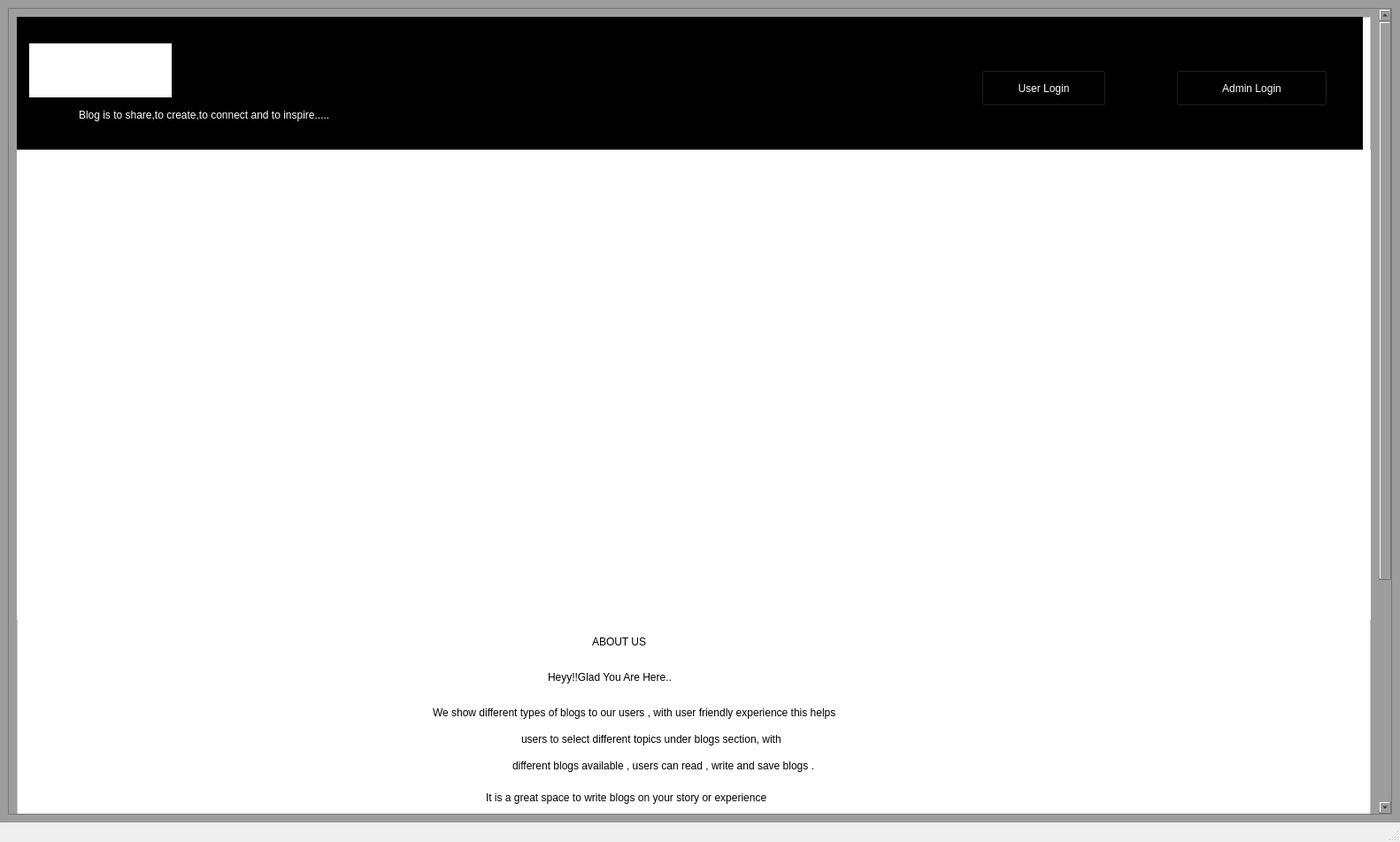
<?xml version="1.0" encoding="UTF-8"?>
<ui version="4.0">
 <class>MainWindow</class>
 <widget class="QMainWindow" name="MainWindow">
  <property name="geometry">
   <rect>
    <x>0</x>
    <y>0</y>
    <width>1582</width>
    <height>951</height>
   </rect>
  </property>
  <property name="windowTitle">
   <string>MainWindow</string>
  </property>
  <widget class="QWidget" name="centralwidget">
   <property name="styleSheet">
    <string notr="true">background-color: rgb(157, 157, 157);</string>
   </property>
   <layout class="QVBoxLayout" name="verticalLayout">
    <item>
     <widget class="QScrollArea" name="scrollArea">
      <property name="widgetResizable">
       <bool>true</bool>
      </property>
      <widget class="QWidget" name="scrollAreaWidgetContents">
       <property name="geometry">
        <rect>
         <x>0</x>
         <y>-362</y>
         <width>1541</width>
         <height>1268</height>
        </rect>
       </property>
       <layout class="QVBoxLayout" name="verticalLayout_2">
        <item>
         <widget class="QFrame" name="frame">
          <property name="minimumSize">
           <size>
            <width>0</width>
            <height>1250</height>
           </size>
          </property>
          <property name="styleSheet">
           <string notr="true">background-color: rgb(255, 255, 255);</string>
          </property>
          <property name="frameShape">
           <enum>QFrame::StyledPanel</enum>
          </property>
          <property name="frameShadow">
           <enum>QFrame::Raised</enum>
          </property>
          <widget class="QLabel" name="label">
           <property name="geometry">
            <rect>
             <x>0</x>
             <y>0</y>
             <width>1521</width>
             <height>151</height>
            </rect>
           </property>
           <property name="styleSheet">
            <string notr="true">background-color: rgb(0, 0, 0);</string>
           </property>
           <property name="text">
            <string/>
           </property>
          </widget>
          <widget class="QLabel" name="label_2">
           <property name="geometry">
            <rect>
             <x>0</x>
             <y>150</y>
             <width>1531</width>
             <height>531</height>
            </rect>
           </property>
           <property name="text">
            <string/>
           </property>
           <property name="pixmap">
            <pixmap>C:/Users/91810/Pictures/Screenshots/newww.png</pixmap>
           </property>
          </widget>
          <widget class="QLabel" name="label_3">
           <property name="geometry">
            <rect>
             <x>650</x>
             <y>690</y>
             <width>201</width>
             <height>31</height>
            </rect>
           </property>
           <property name="styleSheet">
            <string notr="true">font: 18pt &quot;Cooper Black&quot;;</string>
           </property>
           <property name="text">
            <string>ABOUT US</string>
           </property>
          </widget>
          <widget class="QLabel" name="label_4">
           <property name="geometry">
            <rect>
             <x>470</x>
             <y>770</y>
             <width>731</width>
             <height>31</height>
            </rect>
           </property>
           <property name="styleSheet">
            <string notr="true">font: 75 italic 12pt &quot;Calibri&quot;;</string>
           </property>
           <property name="text">
            <string>We show different types of blogs to our users , with user friendly experience this helps</string>
           </property>
          </widget>
          <widget class="QLabel" name="label_5">
           <property name="geometry">
            <rect>
             <x>570</x>
             <y>800</y>
             <width>461</width>
             <height>31</height>
            </rect>
           </property>
           <property name="styleSheet">
            <string notr="true">font: 75 italic 12pt &quot;Calibri&quot;;</string>
           </property>
           <property name="text">
            <string>users to select different topics under blogs section, with</string>
           </property>
          </widget>
          <widget class="QLabel" name="label_6">
           <property name="geometry">
            <rect>
             <x>560</x>
             <y>830</y>
             <width>541</width>
             <height>31</height>
            </rect>
           </property>
           <property name="styleSheet">
            <string notr="true">font: 75 italic 12pt &quot;Calibri&quot;;</string>
           </property>
           <property name="text">
            <string>different blogs available , users can read , write and save blogs .</string>
           </property>
          </widget>
          <widget class="QLabel" name="label_7">
           <property name="geometry">
            <rect>
             <x>520</x>
             <y>930</y>
             <width>811</width>
             <height>31</height>
            </rect>
           </property>
           <property name="styleSheet">
            <string notr="true">font: 75 italic 12pt &quot;Calibri&quot;;</string>
           </property>
           <property name="text">
            <string>If you have any complaints about the content or the language you can contact</string>
           </property>
          </widget>
          <widget class="QLabel" name="label_8">
           <property name="geometry">
            <rect>
             <x>590</x>
             <y>960</y>
             <width>541</width>
             <height>31</height>
            </rect>
           </property>
           <property name="styleSheet">
            <string notr="true">font: 75 italic 12pt &quot;Calibri&quot;;</string>
           </property>
           <property name="text">
            <string>us on the following social media handles or mail us.</string>
           </property>
          </widget>
          <widget class="QLabel" name="label_9">
           <property name="geometry">
            <rect>
             <x>0</x>
             <y>1030</y>
             <width>1531</width>
             <height>221</height>
            </rect>
           </property>
           <property name="styleSheet">
            <string notr="true">background-color: rgb(0, 0, 0);</string>
           </property>
           <property name="text">
            <string/>
           </property>
          </widget>
          <widget class="QLabel" name="label_10">
           <property name="geometry">
            <rect>
             <x>670</x>
             <y>1040</y>
             <width>171</width>
             <height>31</height>
            </rect>
           </property>
           <property name="styleSheet">
            <string notr="true">font: 75 italic 18pt &quot;Calibri&quot;;
background-color: rgb(0, 0, 0);
color: rgb(255, 255, 255);</string>
           </property>
           <property name="text">
            <string>CONTACT US</string>
           </property>
          </widget>
          <widget class="QLabel" name="label_11">
           <property name="geometry">
            <rect>
             <x>60</x>
             <y>1080</y>
             <width>51</width>
             <height>31</height>
            </rect>
           </property>
           <property name="styleSheet">
            <string notr="true">font: 75 italic 18pt &quot;Calibri&quot;;
background-color: rgb(0, 0, 0);
color: rgb(255, 255, 255);</string>
           </property>
           <property name="text">
            <string/>
           </property>
           <property name="pixmap">
            <pixmap>C:/Users/91810/Pictures/Screenshots/twiter.png</pixmap>
           </property>
          </widget>
          <widget class="QLabel" name="label_12">
           <property name="geometry">
            <rect>
             <x>60</x>
             <y>1150</y>
             <width>61</width>
             <height>41</height>
            </rect>
           </property>
           <property name="styleSheet">
            <string notr="true">font: 75 italic 18pt &quot;Calibri&quot;;
background-color: rgb(0, 0, 0);
color: rgb(255, 255, 255);</string>
           </property>
           <property name="text">
            <string/>
           </property>
           <property name="pixmap">
            <pixmap>C:/Users/91810/Pictures/Screenshots/gmail.png</pixmap>
           </property>
          </widget>
          <widget class="QLabel" name="label_13">
           <property name="geometry">
            <rect>
             <x>1140</x>
             <y>1090</y>
             <width>51</width>
             <height>51</height>
            </rect>
           </property>
           <property name="styleSheet">
            <string notr="true">font: 75 italic 18pt &quot;Calibri&quot;;
background-color: rgb(0, 0, 0);
color: rgb(255, 255, 255);</string>
           </property>
           <property name="text">
            <string/>
           </property>
           <property name="pixmap">
            <pixmap>C:/Users/91810/Pictures/Screenshots/instaaa.png</pixmap>
           </property>
          </widget>
          <widget class="QLabel" name="label_14">
           <property name="geometry">
            <rect>
             <x>1140</x>
             <y>1160</y>
             <width>61</width>
             <height>51</height>
            </rect>
           </property>
           <property name="styleSheet">
            <string notr="true">font: 75 italic 18pt &quot;Calibri&quot;;
background-color: rgb(0, 0, 0);
color: rgb(255, 255, 255);</string>
           </property>
           <property name="text">
            <string/>
           </property>
           <property name="pixmap">
            <pixmap>C:/Users/91810/Pictures/Screenshots/whatsapp logooonew.png</pixmap>
           </property>
          </widget>
          <widget class="QLabel" name="label_15">
           <property name="geometry">
            <rect>
             <x>180</x>
             <y>1090</y>
             <width>171</width>
             <height>31</height>
            </rect>
           </property>
           <property name="styleSheet">
            <string notr="true">color: rgb(255, 255, 255);
background-color: rgb(0, 0, 0);
font: 75 11pt &quot;MS Shell Dlg 2&quot;;</string>
           </property>
           <property name="text">
            <string>@Blogpage</string>
           </property>
          </widget>
          <widget class="QLabel" name="label_16">
           <property name="geometry">
            <rect>
             <x>180</x>
             <y>1160</y>
             <width>171</width>
             <height>31</height>
            </rect>
           </property>
           <property name="styleSheet">
            <string notr="true">color: rgb(255, 255, 255);
background-color: rgb(0, 0, 0);
font: 75 11pt &quot;MS Shell Dlg 2&quot;;</string>
           </property>
           <property name="text">
            <string>Blogpage@gmail.com</string>
           </property>
          </widget>
          <widget class="QLabel" name="label_17">
           <property name="geometry">
            <rect>
             <x>1210</x>
             <y>1100</y>
             <width>171</width>
             <height>31</height>
            </rect>
           </property>
           <property name="styleSheet">
            <string notr="true">color: rgb(255, 255, 255);
background-color: rgb(0, 0, 0);
font: 75 11pt &quot;MS Shell Dlg 2&quot;;</string>
           </property>
           <property name="text">
            <string>@Blogpage123</string>
           </property>
          </widget>
          <widget class="QLabel" name="label_18">
           <property name="geometry">
            <rect>
             <x>1210</x>
             <y>1170</y>
             <width>171</width>
             <height>31</height>
            </rect>
           </property>
           <property name="styleSheet">
            <string notr="true">color: rgb(255, 255, 255);
background-color: rgb(0, 0, 0);
font: 75 11pt &quot;MS Shell Dlg 2&quot;;</string>
           </property>
           <property name="text">
            <string>123456789</string>
           </property>
          </widget>
          <widget class="QPushButton" name="pushButton">
           <property name="geometry">
            <rect>
             <x>1090</x>
             <y>60</y>
             <width>141</width>
             <height>41</height>
            </rect>
           </property>
           <property name="cursor">
            <cursorShape>PointingHandCursor</cursorShape>
           </property>
           <property name="styleSheet">
            <string notr="true">background-color: rgb(0, 0, 0);
font: 18pt &quot;Britannic Bold&quot;;
color: rgb(255, 255, 255);
</string>
           </property>
           <property name="text">
            <string>User Login</string>
           </property>
          </widget>
          <widget class="QPushButton" name="pushButton_admin">
           <property name="geometry">
            <rect>
             <x>1310</x>
             <y>60</y>
             <width>171</width>
             <height>41</height>
            </rect>
           </property>
           <property name="cursor">
            <cursorShape>PointingHandCursor</cursorShape>
           </property>
           <property name="styleSheet">
            <string notr="true">background-color: rgb(0, 0, 0);
color: rgb(255, 255, 255);
font: 18pt &quot;Britannic Bold&quot;;</string>
           </property>
           <property name="text">
            <string>Admin Login</string>
           </property>
          </widget>
          <widget class="QLabel" name="label_19">
           <property name="geometry">
            <rect>
             <x>600</x>
             <y>730</y>
             <width>331</width>
             <height>31</height>
            </rect>
           </property>
           <property name="styleSheet">
            <string notr="true">
font: 87 14pt &quot;Arial Black&quot;;</string>
           </property>
           <property name="text">
            <string>Heyy!!Glad You Are Here..</string>
           </property>
          </widget>
          <widget class="QLabel" name="label_20">
           <property name="geometry">
            <rect>
             <x>530</x>
             <y>860</y>
             <width>631</width>
             <height>71</height>
            </rect>
           </property>
           <property name="styleSheet">
            <string notr="true">font: 75 italic 12pt &quot;Calibri&quot;;</string>
           </property>
           <property name="text">
            <string>&lt;html&gt;&lt;head/&gt;&lt;body&gt;&lt;p&gt;It is a great space to write blogs on your story or experience&lt;/p&gt;&lt;p&gt;and intrest and can gain vast knowledge on different categories of blogs&lt;/p&gt;&lt;/body&gt;&lt;/html&gt;</string>
           </property>
          </widget>
          <widget class="QLabel" name="label_21">
           <property name="geometry">
            <rect>
             <x>14</x>
             <y>30</y>
             <width>161</width>
             <height>61</height>
            </rect>
           </property>
           <property name="text">
            <string/>
           </property>
           <property name="pixmap">
            <pixmap>C:/Users/91810/Pictures/Screenshots/iconnew.png</pixmap>
           </property>
          </widget>
          <widget class="QLabel" name="label_22">
           <property name="geometry">
            <rect>
             <x>70</x>
             <y>100</y>
             <width>621</width>
             <height>21</height>
            </rect>
           </property>
           <property name="styleSheet">
            <string notr="true">font: 14pt &quot;MV Boli&quot;;
background-color: rgb(0, 0, 0);
color: rgb(255, 255, 255);</string>
           </property>
           <property name="text">
            <string>Blog is to share,to create,to connect and to inspire.....</string>
           </property>
          </widget>
         </widget>
        </item>
       </layout>
      </widget>
     </widget>
    </item>
   </layout>
  </widget>
  <widget class="QStatusBar" name="statusbar"/>
 </widget>
 <resources/>
 <connections/>
</ui>
